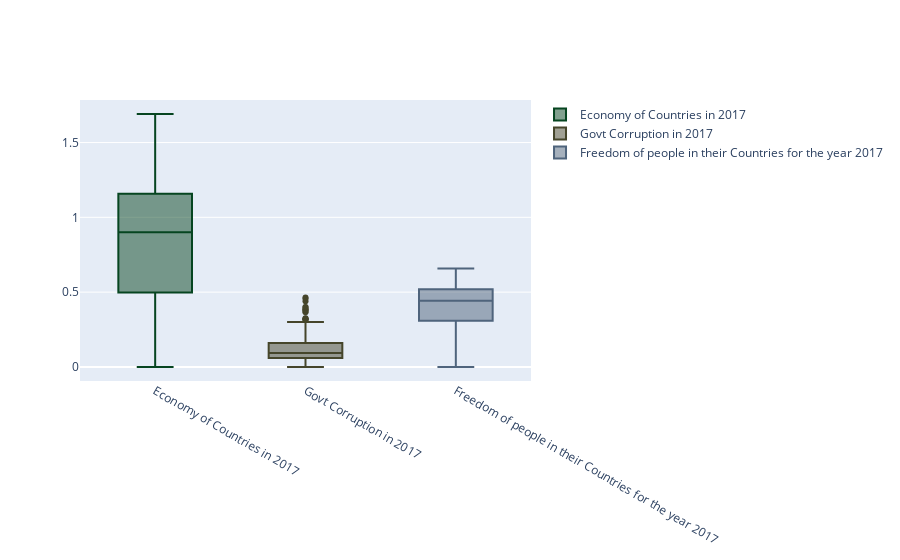

Source (notebook cell):
### Markdown cell above
# Economic Situations vs Govt Corruption in year 2015

### Code cell
trace1 = go.Box(
    y = data2015.Economy,
    name = 'Economy of Countries in 2017',
    marker = dict(
        color='rgb(6,69,32)'
    )
)

trace2 = go.Box(
    y = data2017.Government_Corruption,
    name = 'Govt Corruption in 2017',
    marker = dict(
        color = 'rgb(69,69,42)'
    )
)

trace3 = go.Box(
    y = data2017.Freedom,
    name = 'Freedom of people in their Countries for the year 2017',
    marker = dict(
        color = 'rgb(79,100,124)'
    )
)

dataForBoxPlot = [trace1, trace2, trace3]
iplot(dataForBoxPlot)

### Figure 1 — Plotly figure (JSON) as saved in the notebook; plotly's stock layout.template omitted (floating-point values rounded to 4 significant figures; data arrays with more than 128 entries replaced by an {"elided": "..."} marker saying what was removed)
{"data": [{"marker": {"color": "rgb(6,69,32)"}, "name": "Economy of Countries in 2017", "type": "box", "y": {"elided": "164 float values"}}, {"marker": {"color": "rgb(69,69,42)"}, "name": "Govt Corruption in 2017", "type": "box", "y": {"elided": "164 float values"}}, {"marker": {"color": "rgb(79,100,124)"}, "name": "Freedom of people in their Countries for the year 2017", "type": "box", "y": {"elided": "164 float values"}}], "layout": {}}
